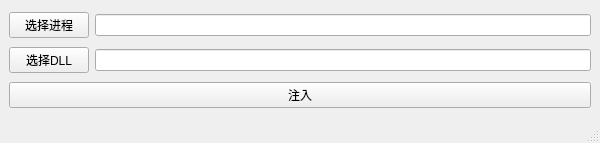
<?xml version="1.0" encoding="UTF-8"?>
<ui version="4.0">
 <class>MainWindow</class>
 <widget class="QMainWindow" name="MainWindow">
  <property name="geometry">
   <rect>
    <x>0</x>
    <y>0</y>
    <width>600</width>
    <height>143</height>
   </rect>
  </property>
  <property name="windowTitle">
   <string>DLL Inject</string>
  </property>
  <widget class="QWidget" name="centralwidget">
   <layout class="QVBoxLayout" name="verticalLayout" stretch="0,0,0">
    <property name="spacing">
     <number>6</number>
    </property>
    <property name="topMargin">
     <number>9</number>
    </property>
    <item>
     <layout class="QHBoxLayout" name="horizontalLayout">
      <item>
       <widget class="QPushButton" name="pushButton">
        <property name="text">
         <string>选择进程</string>
        </property>
       </widget>
      </item>
      <item>
       <widget class="QLineEdit" name="lineEdit"/>
      </item>
     </layout>
    </item>
    <item>
     <layout class="QHBoxLayout" name="horizontalLayout_2">
      <item>
       <widget class="QPushButton" name="pushButton_2">
        <property name="text">
         <string>选择DLL</string>
        </property>
       </widget>
      </item>
      <item>
       <widget class="QLineEdit" name="lineEdit_2"/>
      </item>
     </layout>
    </item>
    <item>
     <widget class="QPushButton" name="pushButton_3">
      <property name="text">
       <string>注入</string>
      </property>
     </widget>
    </item>
   </layout>
  </widget>
  <widget class="QMenuBar" name="menubar">
   <property name="geometry">
    <rect>
     <x>0</x>
     <y>0</y>
     <width>600</width>
     <height>22</height>
    </rect>
   </property>
  </widget>
  <widget class="QStatusBar" name="statusbar"/>
 </widget>
 <resources/>
 <connections/>
</ui>
